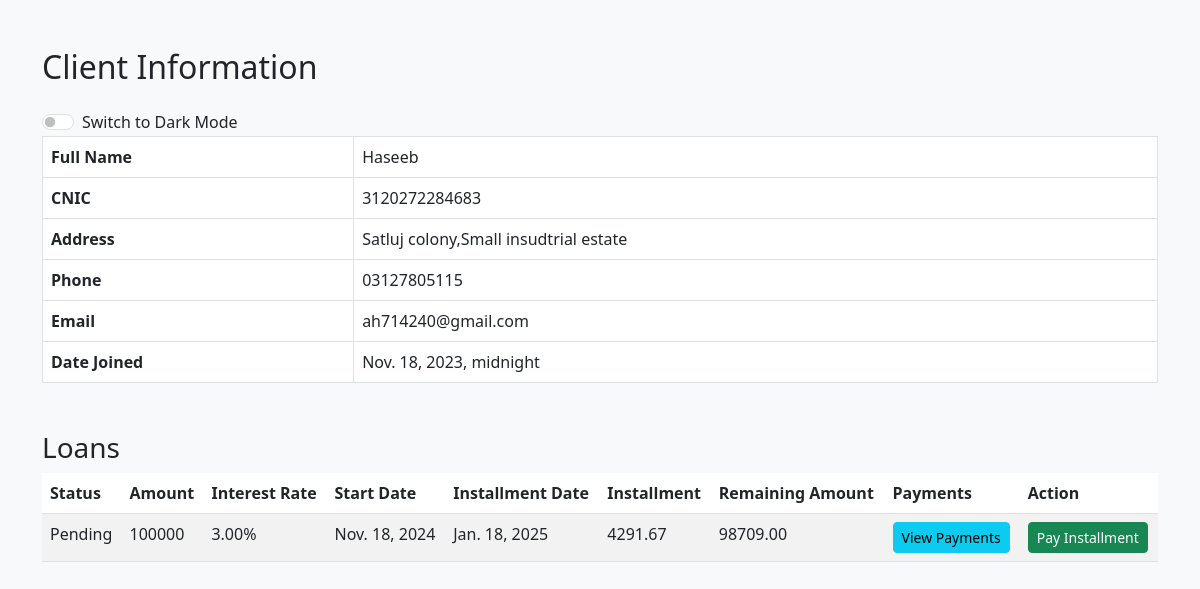
/reverse_client_info/3120272284683, run on an earlier commit of the app's database.
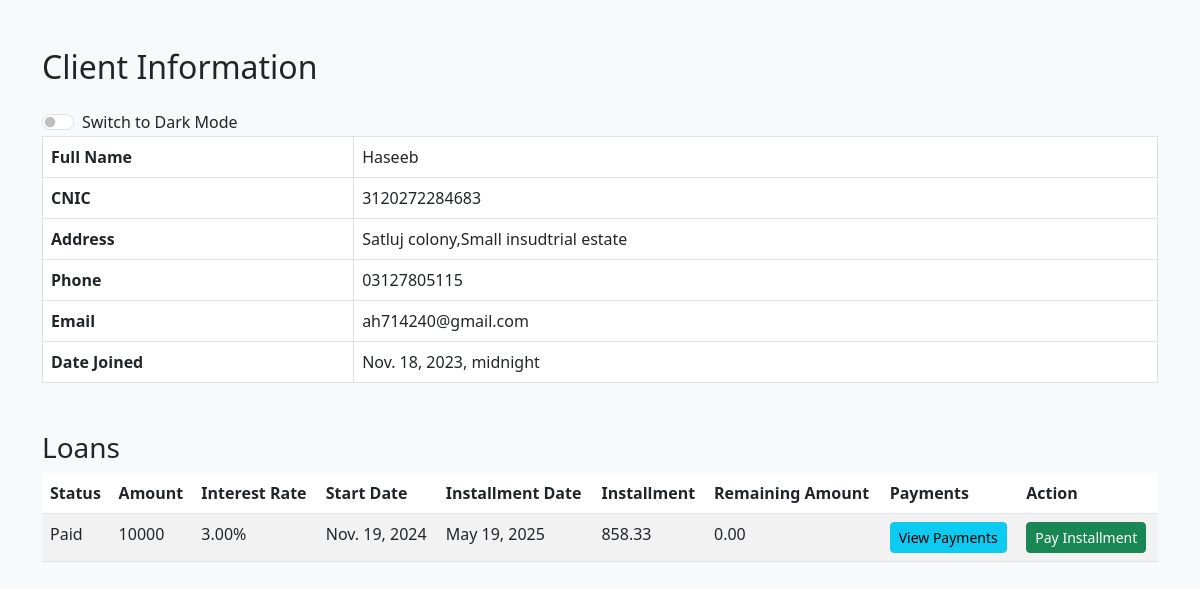
And on a later commit of the database.
### LMS_app/models.py (models this page shows, shortened)
class Client(models.Model):
    full_name = models.CharField(max_length=50)
    CNIC = models.CharField(max_length=13)
    address = models.CharField(max_length=50)
    phone = models.CharField(max_length=15)
    email = models.EmailField(max_length=254)
    date_joined = models.DateTimeField(auto_now_add=True)

class Loan(models.Model):
    client = models.ForeignKey(Client, on_delete=models.CASCADE)
    loan_amount = models.IntegerField()
    interest_rate = models.DecimalField(max_digits=5, decimal_places=2)
    start_date = models.DateField(auto_now_add=True)
    Loan_Duration = models.IntegerField(default=12, help_text='In months')
    LOAN_STATUS_CHOICES = [
        ('Pending', 'Pending'),
        ('Availed', 'Availed'),
        ('Declined', 'Declined'),
        ('Closed', 'Closed'),
        ('NotApplied', 'Not Applied')
    ]
    loan_status = models.CharField(max_length=20, choices=LOAN_STATUS_CHOICES, default='NotApplied')
    @property
    def Total_Payment(self):
        return self.loan_amount + (self.loan_amount * (self.interest_rate / 100))
    @property
    def remaining_amount(self):
        total_paid = sum(payment.amount_paid for payment in self.payment_set.all())
        return Decimal(self.Total_Payment - total_paid)
    @property
    def Installment(self):
        return round((self.Total_Payment) / (self.Loan_Duration),2)
    @property
    def Payment_status(self):
     due_date = self.start_date + relativedelta(months=self.Loan_Duration)
     if self.remaining_amount <= 0:
        return 'Paid'
     if datetime.date.today() > due_date and self.remaining_amount > 0:
        return 'Overdue'
     return 'Pending'
    @property
    def next_payment_date(self):
        payments_made=self.payment_set.count()
        return self.start_date + relativedelta(months=payments_made+1)

class Payment(models.Model):
    client = models.ForeignKey(Client, on_delete=models.CASCADE)
    loan = models.ForeignKey(Loan, on_delete=models.CASCADE)
    paid_date = models.DateField(auto_now_add=True)
    amount_paid = models.DecimalField(max_digits=10, decimal_places=2)
    payment_date = models.DateField(auto_now_add=True)

### LMS_app/views.py (the view)
# urls.py: path('reverse_client_info/<int:client_CNIC>',reverse_client_info,name='reverse_client_info'),
def reverse_client_info(request,client_CNIC):
   client_info=get_object_or_404(Client,CNIC=client_CNIC)
   return render(request,"client_info.html",{'client':client_info,'client_CNIC':client_CNIC})

### templates/client_info.html (shortened to what this page needs)
<!DOCTYPE html>
<html lang="en">
<head>
    <link href="https://cdn.jsdelivr.net/npm/bootstrap@5.3.0/dist/css/bootstrap.min.css" rel="stylesheet">
</head>
<body class="light-mode">
    <div class="container mt-5">
        <h2 class="mb-4">Client Information</h2>
        <div class="form-check form-switch">
            <input class="form-check-input" type="checkbox" id="modeSwitch" onchange="toggleMode()">
            <label class="form-check-label" for="modeSwitch">Switch to Dark Mode</label>
        </div>
        <table class="table table-bordered">
            <tbody>
                <tr>
                    <th>Full Name</th>
                    <td>{{ client.full_name }}</td>
                </tr>
                <tr>
                    <th>CNIC</th>
                    <td>{{ client.CNIC }}</td>
                </tr>
                <tr>
                    <th>Address</th>
                    <td>{{ client.address }}</td>
                </tr>
                <tr>
                    <th>Phone</th>
                    <td>{{ client.phone }}</td>
                </tr>
                <tr>
                    <th>Email</th>
                    <td>{{ client.email }}</td>
                </tr>
                <tr>
                    <th>Date Joined</th>
                    <td>{{ client.date_joined }}</td>
                </tr>
            </tbody>
        </table>
        <h3 class="mt-5">Loans</h3>
        {% if client.loan_set.all %}
            <table class="table table-striped table-hover">
                <thead>
                    <tr>
                        <th>Status</th>
                        <th>Amount</th>
                        <th>Interest Rate</th>
                        <th>Start Date</th>
                        <th>Installment Date</th>
                        <th>Installment</th>
                        <th>Remaining Amount</th>
                        <th>Payments</th>
                        <th>Action</th>
                    </tr>
                </thead>
                <tbody>
                    {% for loan in client.loan_set.all %}
                        <tr>
                            <td>{{ loan.Payment_status }}</td>
                            <td>{{ loan.loan_amount }}</td>
                            <td>{{ loan.interest_rate }}%</td>
                            <td>{{ loan.start_date }}</td>
                            <td>{{ loan.next_payment_date }}</td>
                            <td>{{ loan.Installment }}</td>
                            <td>{{ loan.remaining_amount }}</td>
                           <td>
    <a href="{% url 'payment_info' loan.id %}" class="btn btn-info btn-sm">
        View Payments
    </a>
</td>
                            <td>
                                <button class="btn btn-success btn-sm" data-bs-toggle="modal" data-bs-target="#payInstallmentModal{{ loan.id }}">
                                    Pay Installment
                                </button>
                            </td>
                        </tr>
                    {% endfor %}
                </tbody>
            </table>
        {% else %}
            <p>No loans found for this client.</p>
        {% endif %}
    </div>
</body>
</html>

### templates/client_info.html (style rules this page uses)
body.light-mode { background-color: #f8f9fa; color: #212529; }

What changed in the data, as far as the page shows it:
removed Loan: Payment_status "Pending", loan_amount "100000", interest_rate "3.00", start_date "Nov. 18, 2024", next_payment_date "Jan. 18, 2025", Installment "4291.67", remaining_amount "98709.00"
added Loan: Payment_status "Paid", loan_amount "10000", interest_rate "3.00", start_date "Nov. 19, 2024", next_payment_date "May 19, 2025", Installment "858.33", remaining_amount "0.00"
